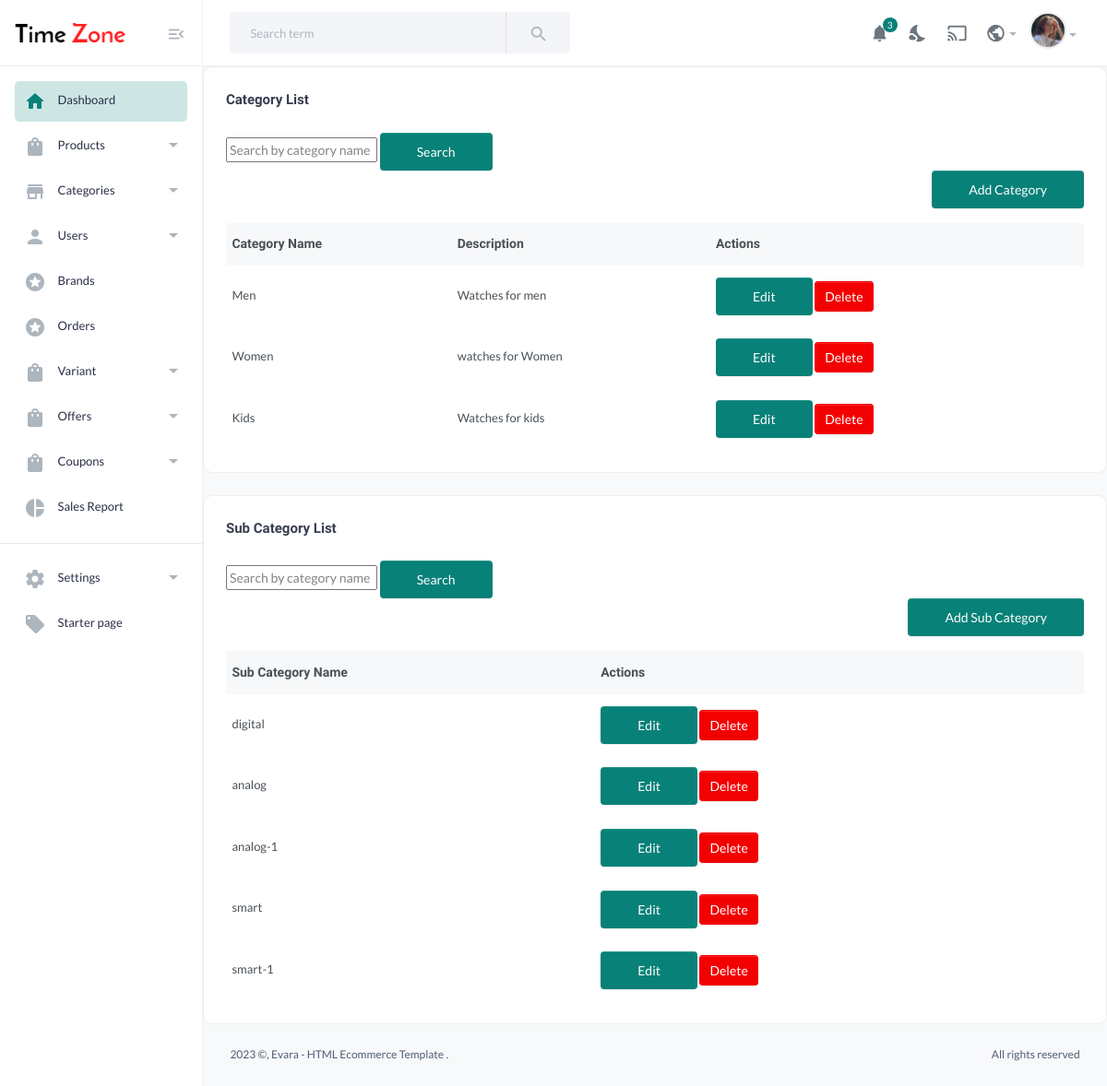
The page /catogory_list/ on the database its author committed.
### category/models.py (models this page shows, shortened)
class Category(models.Model):
    category_name = models.CharField(max_length=100,unique=True)
    slug = models.SlugField(unique=True, null=True, blank=True)
    description=models.TextField(max_length=250,blank=True)
    offers = models.ManyToManyField(Offer, related_name='categories', blank=True)
    class Meta:
        verbose_name = 'Category'
        verbose_name_plural = 'Categories'

class SubCategory(models.Model):
    subcategory_name = models.CharField(max_length=100, unique=True)
    slug = models.SlugField(unique=True, null=True, blank=True)
    category = models.ForeignKey(Category, on_delete=models.CASCADE, related_name='subcategories')
    class Meta:
        verbose_name = 'Subcategory'
        verbose_name_plural = 'Subcategories'

### category/views.py (the view)
# urls.py: path('catogory_list/',views.catagory_list,name='catogory_list'),
def catagory_list(request):
    categories = Category.objects.all()
    sub_categories=SubCategory.objects.all()
    context={
        'categories': categories,
        'sub_categories':sub_categories
    }
    return render(request,'admin/catogry.html',context)

### Templates/ADMIN/catogry.html (shortened to what this page needs)
{% extends 'admin/inheritance.html' %}
{% load static %}
{% block content %}
<div class="col-lg-12 d-flex align-items-stretch">
    <div class="card w-100">
        <div class="card-body p-4">
            <h5 class="card-title fw-semibold mb-4">Category List</h5>
            <div class="search-container">
                <form action="#" method="get">
                    <input type="text" name="search" placeholder="Search by category name">
                    <button type="submit" class="btn btn-primary">Search</button>
                </form>
            </div>
            <div class="d-flex justify-content-end mb-3">
                <a href="{% url 'category:add_catogory'%}" class="btn btn-primary">Add Category</a>
            </div>
            <div class="table-responsive">
                <table class="table text-nowrap mb-0 align-middle">
                    <thead class="text-dark fs-4">
                        <tr>
                            <th class="border-bottom-0">
                                <h6 class="fw-semibold mb-0">Category Name</h6>
                            </th>
                            <th class="border-bottom-0">
                                <h6 class="fw-semibold mb-0">Description</h6>
                            </th>
                            <th class="border-bottom-0">
                                <h6 class="fw-semibold mb-0">Actions</h6>
                            </th>
                        </tr>
                    </thead>
                    <tbody>
                        {% for category in categories %}
                        <tr>
                            <td>{{ category.category_name }}</td>
                            <td>{{ category.description }}</td>
                            <td>
                                <a href="{% url 'category:edit_catagory' category_name=category.category_name %}"><button class="btn btn-sm btn-primary">Edit </button></a>
                                <form method="post" action="{% url 'category:delete_category' category.slug %}"  style="display: inline;">
                                   <a> <button  class="btn btn-sm btn-danger" onclick="return confirm('Are you sure you want to delete this category?')">Delete</button> </a>
                                </form>
                            </td>
                        </tr>
                        {% endfor %}
                    </tbody>
                </table>
            </div>
        </div>
    </div>
</div>
<div class="col-lg-12 d-flex align-items-stretch">
    <div class="card w-100">
        <div class="card-body p-4">
            <h5 class="card-title fw-semibold mb-4">Sub Category List</h5>
            <div class="search-container">
                <form action="#" method="get">
                    <input type="text" name="search" placeholder="Search by category name">
                    <button type="submit" class="btn btn-primary">Search</button>
                </form>
            </div>
            <div class="d-flex justify-content-end mb-3">
                <a href="{% url 'category:sub_add_catogory'%}" class="btn btn-primary">Add Sub Category</a>
            </div>
            <div class="table-responsive">
                <table class="table text-nowrap mb-0 align-middle">
                    <thead class="text-dark fs-4">
                        <tr>
                            <th class="border-bottom-0">
                                <h6 class="fw-semibold mb-0">Sub Category Name</h6>
                            </th>
                            <th class="border-bottom-0">
                                <h6 class="fw-semibold mb-0">Actions</h6>
                            </th>
                        </tr>
                    </thead>
                    <tbody>
                        {% for category in sub_categories %}
                        <tr>
                            <td>{{ category.subcategory_name }}</td>
                            <td>
                                <a href="{% url 'category:sub_edit_catagory' category_name=category.slug %}"><button class="btn btn-sm btn-primary">Edit </button></a>
                                <form method="post" action="{% url 'category:sub_delete_category' category.subcategory_name %}"  style="display: inline;">
                                   <a> <button  class="btn btn-sm btn-danger" onclick="return confirm('Are you sure you want to delete this category?')">Delete</button> </a>
                                </form>
                            </td>
                        </tr>
                        {% endfor %}
                    </tbody>
                </table>
            </div>
        </div>
    </div>
</div>
{% endblock %}

### static/admin_assets/css/main.css (style rules this page uses)
html,body,div,span,applet,object,iframe,h1,h2,h3,h4,h5,h6,p,blockquote,pre,a,abbr,acronym,address,big,cite,code,del,dfn,em,img,ins,kbd,q,s,samp,small,strike,strong,sub,sup,tt,var,b,u,i,center,dl,dt,dd,ol,ul,li,fieldset,form,label,legend,table,caption,tbody,tfoot,thead,tr,th,td,article,aside,canvas,details,embed,figure,figcaption,footer,header,hgroup,menu,nav,output,ruby,section,summary,time,mark,audio,video { margin:0;padding:0;border:0;font-size:100%;font:inherit;vertical-align:baseline }
thead { font-weight:600 }
body { line-height:1 }
table { border-collapse:collapse;border-spacing:0 }
::placeholder { color:#838383 }
table { font-size:13px;color:#495058!important }
table thead { background:#f7f8f9 }
table thead th { padding:10px 0 }
.table >:not(caption) > * > * { padding:0.8rem 0.4rem }
body { font-family:"Lato",sans-serif;font-size:14px;font-style:normal;font-weight:400;line-height:1.5;color:#4f5d77 }
h1,h2,h3,h4,h5,h6 { font-family:"Spartan",sans-serif;color:#495057;font-weight:600;line-height:1.5 }
h5 { font-size:15px }
h6 { font-size:14px }
.card-title { color:#383e50!important }
.btn.btn-primary { font-size:14px;font-weight:500;padding:10px 40px;color:#ffffff;border:none;background-color:#088178;border-radius:4px }
.btn-sm { padding:5px 10px }
.card { margin-bottom:24px;-webkit-box-shadow:none;box-shadow:none;border:1px solid #eee;border-radius:10px;-webkit-transition-duration:0.3s;transition-duration:0.3s;overflow:hidden }
body { position:relative;min-height:100vh;overflow-x:hidden }

### rows shown on the page
Category: category_name "Men", description "Watches for men"
Category: category_name "Women", description "watches for Women"
Category: category_name "Kids", description "Watches for kids"
SubCategory: subcategory_name "digital"
SubCategory: subcategory_name "analog"
SubCategory: subcategory_name "analog-1"
SubCategory: subcategory_name "smart"
SubCategory: subcategory_name "smart-1"
